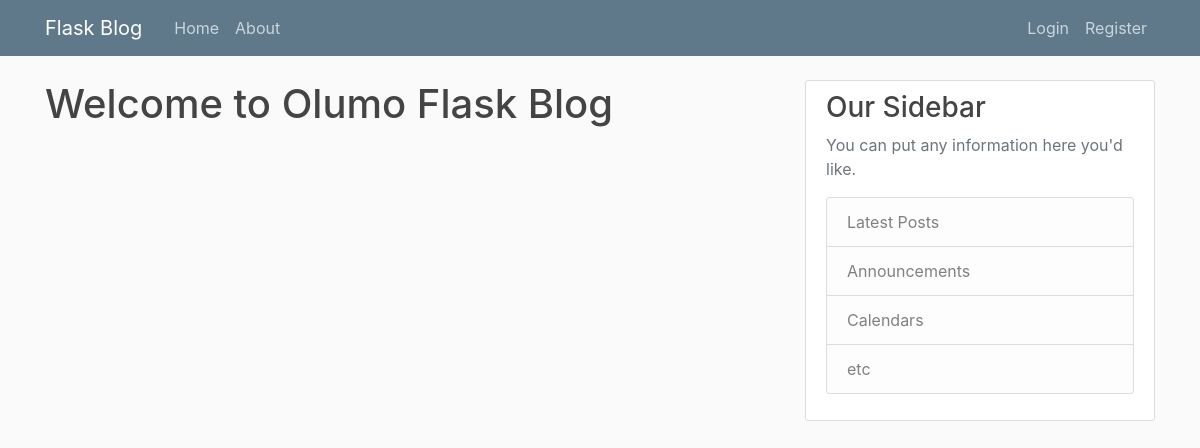
The app's page /home, older data.
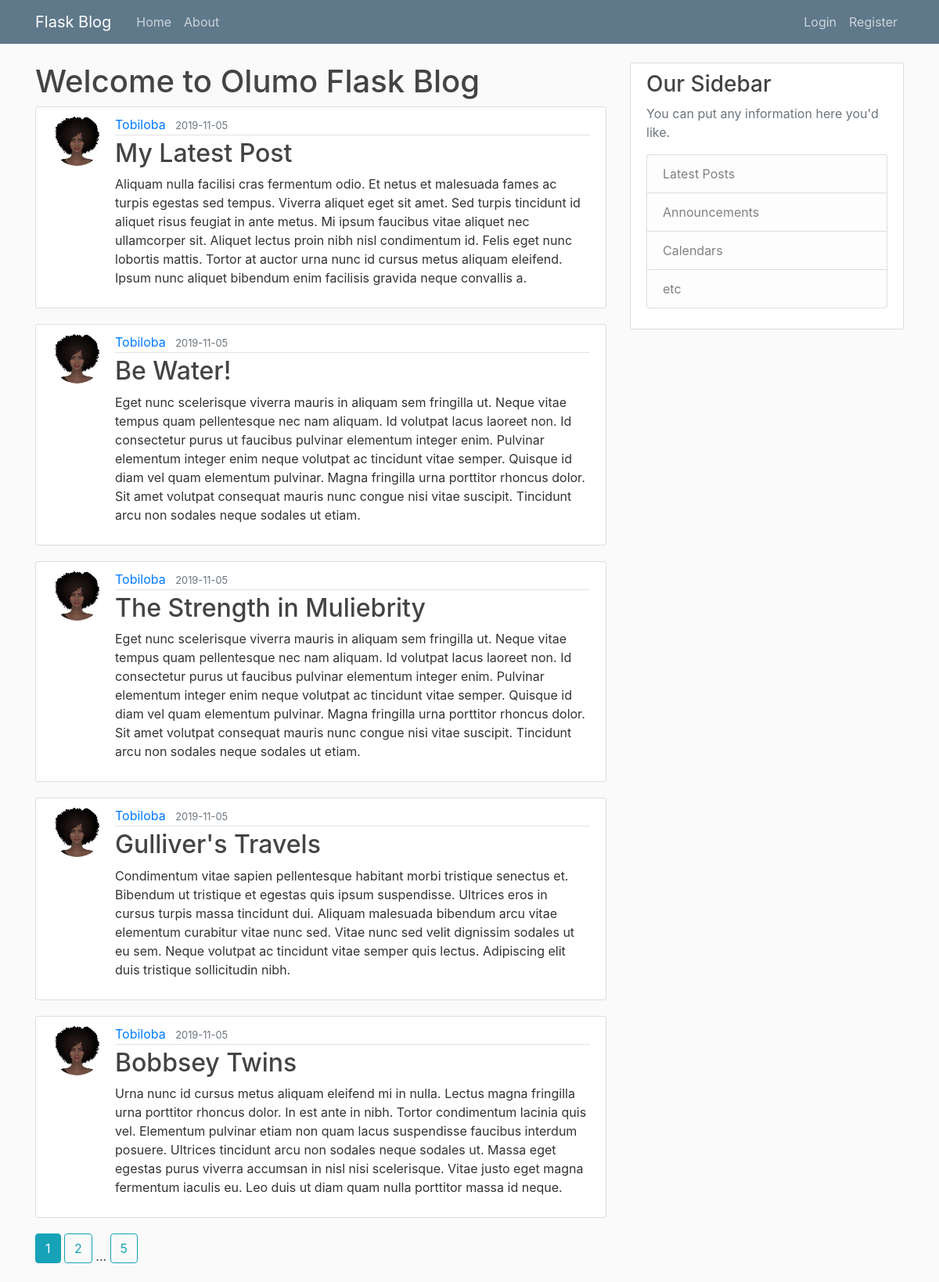
The same page, newer data.
### flaskblog/models.py (models this page shows, shortened)
class Post(db.Model):
    id = db.Column(db.Integer, primary_key=True)
    title = db.Column(db.String(100), nullable=False)
    date_posted = db.Column(db.DateTime, nullable=False, default=datetime.utcnow)
    content = db.Column(db.Text(), nullable=False)
    user_id = db.Column(db.Integer, db.ForeignKey('user.id'), nullable=False)

class User(db.Model, UserMixin):
    id = db.Column(db.Integer, primary_key=True)
    username = db.Column(db.String(20), unique=True, nullable=False)
    email = db.Column(db.String(120), unique=True, nullable=False)
    image_file = db.Column(db.String(20), nullable=False, default='default.jpg')
    password = db.Column(db.String(60), nullable=False)
    posts = db.relationship('Post', backref='author', lazy=True)

### flaskblog/main/routes.py (the view)
@main.route('/')
@main.route('/home')
def home():
    page = request.args.get('page', 1, type=int)
    posts = Post.query.order_by(Post.date_posted.desc()).paginate(page=page, per_page=5)
    return render_template('home.html', posts=posts)

### flaskblog/templates/home.html
{% extends "layout.html" %}
{% block content %}
    <h1>Welcome to Olumo Flask Blog</h1>
    {% for post in posts.items %}
        <article class="media content-section">
          <img src="{{ url_for('static', filename='profile_pictures/' + post.author.image_file) }}" alt="user profile picture" class="rounded-circle article-img">
          <div class="media-body">
            <div class="article-metadata">
              <a class="mr-2" href="{{ url_for('users.author_posts', username=post.author.username) }}">{{ post.author.username }}</a>
              <small class="text-muted">{{ post.date_posted.strftime('%Y-%m-%d') }}</small>
            </div>
            <h2><a class="article-title" href="{{ url_for('posts.post', post_id=post.id) }}">{{ post.title }}</a></h2>
            <p class="article-content">{{ post.content }}</p>
          </div>
        </article>
    {% endfor %}
    {% for page_num in posts.iter_pages(left_edge=1, right_edge=1, left_current=1, right_current=2) %}
        {% if page_num  %}
            {% if posts.page == page_num %}
                <a href="{{ url_for('main.home', page=page_num) }}" class="btn btn-info mb-4">{{ page_num }}</a>
            {% else %}
                <a href="{{ url_for('main.home', page=page_num) }}" class="btn btn-outline-info mb-4">{{ page_num }}</a>
            {% endif %}
        {% else %}
            ...
        {% endif  %}
    {% endfor %}
{% endblock content %}

### flaskblog/templates/layout.html (shortened to what this page needs)
<!DOCTYPE html>
<html lang="en">
<head>
    <link rel="stylesheet" href="https://stackpath.bootstrapcdn.com/bootstrap/4.3.1/css/bootstrap.min.css">
     <link rel="stylesheet" href="{{ url_for('static', filename='main.css') }}">
</head>
<body>
    <header class="site-header">
        <nav class="navbar navbar-expand-md navbar-dark bg-steel fixed-top">
            <div class="container">
                <a class="navbar-brand mr-4" href="/">Flask Blog</a>
                <div class="collapse navbar-collapse" id="navbarToggle">
                    <div class="navbar-nav mr-auto">
                    <a class="nav-item nav-link" href="{{ url_for('main.home') }}">Home</a>
                    <a class="nav-item nav-link" href="{{ url_for('main.about') }}">About</a>
                    </div>
                    <div class="navbar-nav">
                    {% if current_user.is_authenticated %}
                        <a class="nav-item nav-link" href="{{ url_for('posts.new_post') }}">New Post</a>
                        <a class="nav-item nav-link" href="{{ url_for('users.account') }}">Account</a>
                        <a class="nav-item nav-link" href="{{ url_for('users.logout') }}">Logout</a>
                    {% else %}
                        <a class="nav-item nav-link" href="{{ url_for('users.login') }}">Login</a>
                        <a class="nav-item nav-link" href="{{ url_for('users.register') }}">Register</a>
                    {% endif %}
                    </div>
                </div>
            </div>
        </nav>
    </header>
    <main role="main" class="container">
        <div class="row">
            <div class="col-md-8">
                {% block content %}{% endblock %}
            </div>
            <div class="col-md-4">
                <div class="content-section">
                    <h3>Our Sidebar</h3>
                    <p class='text-muted'>You can put any information here you'd like.
                        <ul class="list-group">
                            <li class="list-group-item list-group-item-light">Latest Posts</li>
                            <li class="list-group-item list-group-item-light">Announcements</li>
                            <li class="list-group-item list-group-item-light">Calendars</li>
                            <li class="list-group-item list-group-item-light">etc</li>
                        </ul>
                    </p>
                </div>
            </div>
        </div>
    </main>
</body>
</html>

### flaskblog/static/main.css (style rules this page uses)
body { background: #fafafa; color: #333333; margin-top: 5rem; }
h1, h2, h3, h4, h5, h6 { color: #444444; }
.bg-steel { background-color: #5f788a; }
.site-header .navbar-nav .nav-link { color: #cbd5db; }
.content-section { background: #ffffff; padding: 10px 20px; border: 1px solid #dddddd; border-radius: 3px; margin-bottom: 20px; }
.article-title { color: #444444; }
.article-content { white-space: pre-line; }
.article-img { height: 65px; width: 65px; margin-right: 16px; }
.article-metadata { padding-bottom: 1px; margin-bottom: 4px; border-bottom: 1px solid #e3e3e3 }

Row changes from the older to the newer data that the page shows:
added Post: image_file (picture), author.username "Tobiloba", date_posted "2019-11-05", title "My Latest Post", content "Aliquam nulla facilisi cras fermentum odio. Et netus et malesuada fames ac turpis egestas sed tempus. Viverra aliquet eget sit amet. Sed turpis tincidunt id aliquet risus feugiat in ante metus. Mi ipsum faucibus vitae aliquet nec ullamcorper sit. Aliquet lectus proin nibh nisl condimentum id. Felis eget nunc lobortis mattis. Tortor at auctor urna nunc id cursus metus aliquam eleifend. Ipsum nunc aliquet bibendum enim facilisis gravida neque convallis a."
added Post: image_file (picture), author.username "Tobiloba", date_posted "2019-11-05", title "Be Water!", content "Eget nunc scelerisque viverra mauris in aliquam sem fringilla ut. Neque vitae tempus quam pellentesque nec nam aliquam. Id volutpat lacus laoreet non. Id consectetur purus ut faucibus pulvinar elementum integer enim. Pulvinar elementum integer enim neque volutpat ac tincidunt vitae semper. Quisque id diam vel quam elementum pulvinar. Magna fringilla urna porttitor rhoncus dolor. Sit amet volutpat consequat mauris nunc congue nisi vitae suscipit. Tincidunt arcu non sodales neque sodales ut etiam."
added Post: image_file (picture), author.username "Tobiloba", date_posted "2019-11-05", title "The Strength in Muliebrity", content "Eget nunc scelerisque viverra mauris in aliquam sem fringilla ut. Neque vitae tempus quam pellentesque nec nam aliquam. Id volutpat lacus laoreet non. Id consectetur purus ut faucibus pulvinar elementum integer enim. Pulvinar elementum integer enim neque volutpat ac tincidunt vitae semper. Quisque id diam vel quam elementum pulvinar. Magna fringilla urna porttitor rhoncus dolor. Sit amet volutpat consequat mauris nunc congue nisi vitae suscipit. Tincidunt arcu non sodales neque sodales ut etiam."
added Post: image_file (picture), author.username "Tobiloba", date_posted "2019-11-05", title "Gulliver's Travels", content "Condimentum vitae sapien pellentesque habitant morbi tristique senectus et. Bibendum ut tristique et egestas quis ipsum suspendisse. Ultrices eros in cursus turpis massa tincidunt dui. Aliquam malesuada bibendum arcu vitae elementum curabitur vitae nunc sed. Vitae nunc sed velit dignissim sodales ut eu sem. Neque volutpat ac tincidunt vitae semper quis lectus. Adipiscing elit duis tristique sollicitudin nibh."
added Post: image_file (picture), author.username "Tobiloba", date_posted "2019-11-05", title "Bobbsey Twins", content "Urna nunc id cursus metus aliquam eleifend mi in nulla. Lectus magna fringilla urna porttitor rhoncus dolor. In est ante in nibh. Tortor condimentum lacinia quis vel. Elementum pulvinar etiam non quam lacus suspendisse faucibus interdum posuere. Ultrices tincidunt arcu non sodales neque sodales ut. Massa eget egestas purus viverra accumsan in nisl nisi scelerisque. Vitae justo eget magna fermentum iaculis eu. Leo duis ut diam quam nulla porttitor massa id neque."
Text that changed along with them:
new list line: "1"
new list line: "2"
new list line: "5"
